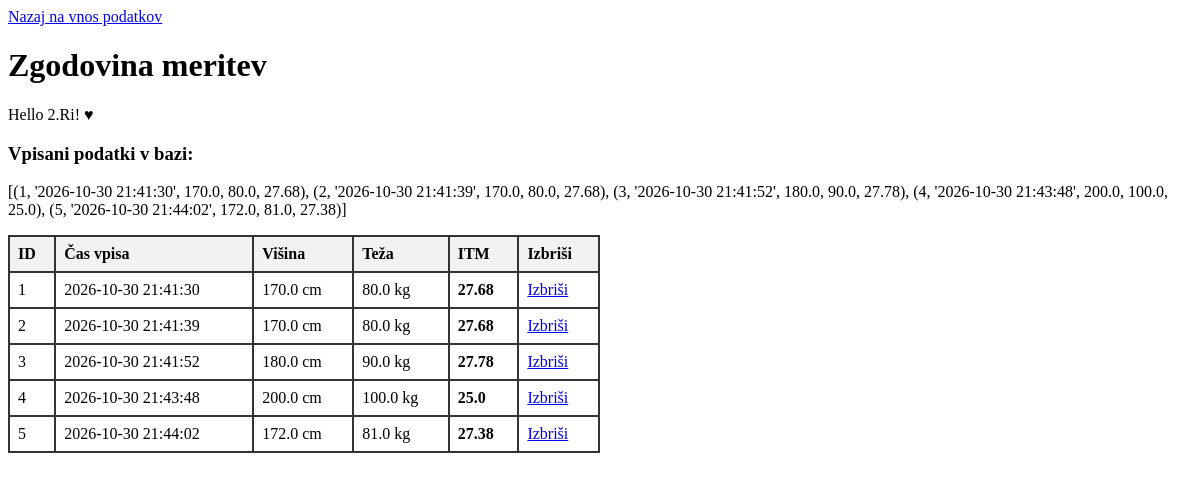
Before: /dnevnik with the older database file.
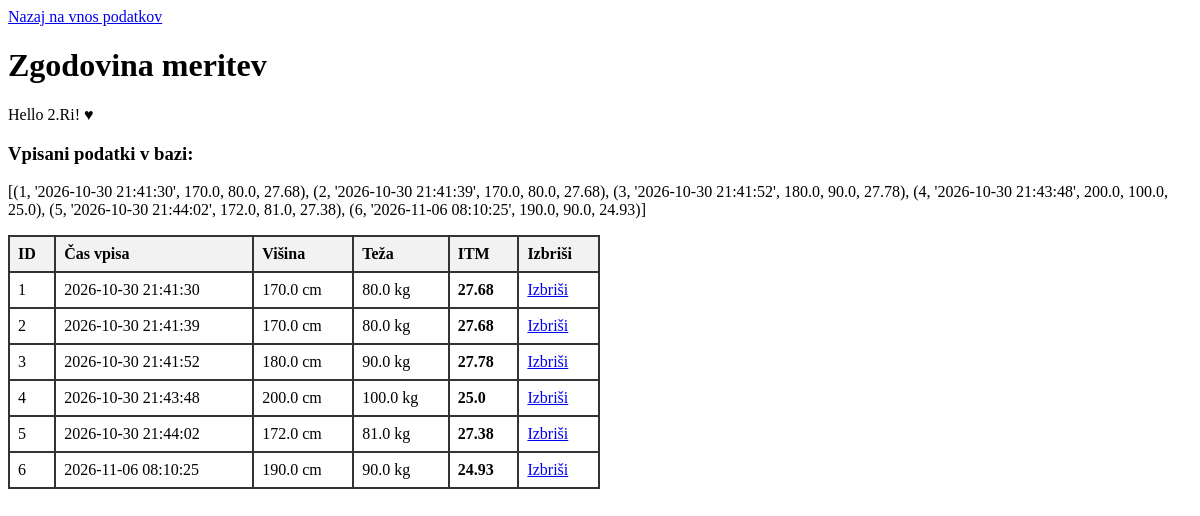
After: the same page with the newer database file.
### tables this page shows
CREATE TABLE `dnevnik` (
        `ID` INTEGER PRIMARY KEY AUTOINCREMENT,
        `DatumCas` TEXT DEFAULT NULL,
        `visina` REAL DEFAULT NULL,
        `teza` REAL DEFAULT NULL,
        `itm` REAL DEFAULT NULL
    );

### app.py (the view)
@app.route("/dnevnik", methods=["GET"])
def stran_dnev():
    data = {
        "vrednosti": vsebina_baze()  # Podatke naložimo takoj ob GET zahtevi
    }
    return render_template("dnevnik.html", podatki=data)

### app.py (called while the page is built)
def vsebina_baze():
    conn = sqlite3.connect(DATABASE_FILE)
    cursor = conn.cursor()
    cursor.execute("""
        CREATE TABLE IF NOT EXISTS `dnevnik` (
            `ID` INTEGER PRIMARY KEY AUTOINCREMENT,
            `DatumCas` TEXT DEFAULT NULL,
            `visina` REAL DEFAULT NULL,
            `teza` REAL DEFAULT NULL,
            `itm` REAL DEFAULT NULL
        );
    """)
    cursor.execute("SELECT * FROM dnevnik;")
    podatki = cursor.fetchall()
    conn.close()
    return podatki

### templates/dnevnik.html (shortened to what this page needs)
<!DOCTYPE html>
<html>
<head>
</head>
<body>
    <a href="/">Nazaj na vnos podatkov</a>
    <h1>Zgodovina meritev</h1>
    <p>Hello 2.Ri! ♥</p>
    <h3>Vpisani podatki v bazi:</h3>
    {% if podatki['vrednosti'] %}
    <p>{{podatki['vrednosti']}}</p>
    <table>
      <thead>
        <tr>
          <th>ID</th>
          <th>Čas vpisa</th>
          <th>Višina</th>
          <th>Teža</th>
          <th>ITM</th>
          <th>Izbriši</th>
        </tr>
      </thead>
      <tbody>
        {% for vrstica in podatki['vrednosti'] %}
          <tr>
            <td>{{ vrstica[0] }}</td>
            <td>{{ vrstica[1] }}</td>
            <td>{{ vrstica[2] }} cm</td>
            <td>{{ vrstica[3] }} kg</td>
            <td><strong>{{ vrstica[4] }}</strong></td>
            <td><a href="/izbrisi/{{ vrstica[0] }}">Izbriši</a></td>
          </tr>
        {% endfor %}
      </tbody>
    </table>
  {% else %}
    <p>V bazi še ni shranjenih meritev.</p>
  {% endif %}
</body>
</html>

### templates/dnevnik.html (style rules this page uses)
table { border-collapse: collapse; width: 50%; margin-top: 15px; }
th, td { border: 2px solid #333; padding: 8px; text-align: left; }
th { background-color: #f2f2f2; }

Changed rows visible on the page:
added dnevnik: ID "6", DatumCas "2026-11-06 08:10:25", visina "190.0", teza "90.0", itm "24.93"
Other visible differences:
{{ podatki['vrednosti'] }}: "…'2026-10-30 21:44:02', 172.0, 81.0, 27.38)]" → "…'2026-10-30 21:44:02', 172.0, 81.0, 27.38), (6, '2026-11-06 08:10:25', 190.0, 90.0, 24.93)]"
